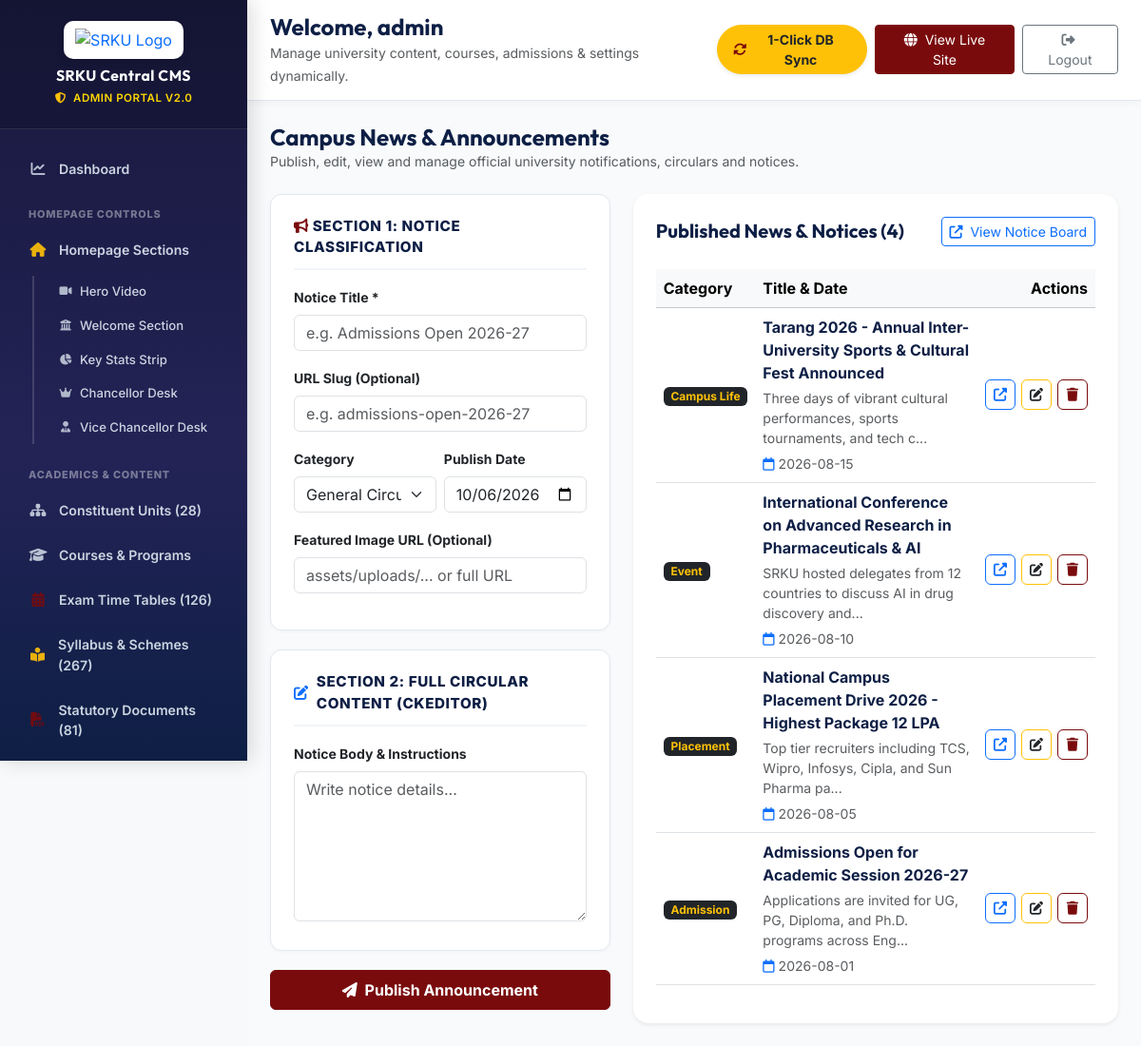
The app's page /admin/manage_news.php (signed in) with its own data.
### tables this page shows
CREATE TABLE `news` (
  `id` int(11) NOT NULL AUTO_INCREMENT,
  `title` varchar(255) NOT NULL,
  `slug` varchar(191) DEFAULT NULL,
  `content` longtext DEFAULT NULL,
  `category` varchar(50) DEFAULT 'Announcement',
  `publish_date` date DEFAULT NULL,
  `image_url` varchar(255) DEFAULT NULL,
  `is_ticker` tinyint(1) DEFAULT 0,
  `created_at` timestamp NOT NULL DEFAULT current_timestamp(),
  PRIMARY KEY (`id`)
);

### includes/functions.php (called while the page is built, shortened)
<?php
function sanitize($data) {
    return htmlspecialchars(trim((string)$data), ENT_QUOTES, 'UTF-8', false);
}
    ?>

### admin/manage_news.php (the view, shortened to what this page needs)
<?php
require_once __DIR__ . '/header.php';
$pdo = getDBConnection();
$editNews = null;
$news = $pdo->query("SELECT * FROM news ORDER BY id DESC")->fetchAll();
?>
<div class="d-flex justify-content-between align-items-center mb-4">
    <div>
        <h3 class="h4 fw-bold text-navy mb-0">Campus News &amp; Announcements</h3>
        <p class="text-muted small mb-0">Publish, edit, view and manage official university notifications, circulars and notices.</p>
    </div>
</div>
<div class="row g-4">
    <div class="col-12 col-lg-5">
        <form action="manage_news.php" method="POST">
            <div class="admin-form-section">
                <div class="admin-form-section-title d-flex justify-content-between align-items-center">
                    <span>
                        <i class="fas <?php echo $editNews ? 'fa-edit text-warning' : 'fa-bullhorn text-danger'; ?>"></i>
                        <?php echo $editNews ? 'Edit Notice #' . $editNews['id'] : 'Section 1: Notice Classification'; ?>
                    </span>
                </div>
                <div class="mb-3">
                    <label class="form-label fw-bold text-dark small">Notice Title *</label>
                    <input type="text" name="title" class="form-control" placeholder="e.g. Admissions Open 2026-27" value="<?php echo $editNews ? sanitize($editNews['title']) : ''; ?>" required>
                </div>
                <div class="mb-3">
                    <label class="form-label fw-bold text-dark small">URL Slug (Optional)</label>
                    <input type="text" name="slug" class="form-control" placeholder="e.g. admissions-open-2026-27" value="<?php echo $editNews ? sanitize($editNews['slug'] ?? '') : ''; ?>">
                </div>
                <div class="row g-2 mb-3">
                    <div class="col-6">
                        <label class="form-label fw-bold text-dark small">Category</label>
                        <select name="category" class="form-select">
                            <?php
                            $categories = [
                                'Admission' => 'Admission',
                                'Placement' => 'Placement Drive',
                                'Examination' => 'Examination',
                                'Event' => 'Event',
                                'Campus Life' => 'Campus Life',
                                'Announcement' => 'General Circular'
                            ];
                            $currCat = $editNews['category'] ?? 'Announcement';
                            foreach ($categories as $catKey => $catLabel):
                            ?>
                                <option value="<?php echo $catKey; ?>" <?php echo ($currCat === $catKey) ? 'selected' : ''; ?>>
                                    <?php echo $catLabel; ?>
                                </option>
                            <?php endforeach; ?>
                        </select>
                    </div>
                    <div class="col-6">
                        <label class="form-label fw-bold text-dark small">Publish Date</label>
                        <input type="date" name="publish_date" class="form-control" value="<?php echo $editNews ? $editNews['publish_date'] : date('Y-m-d'); ?>">
                    </div>
                </div>
                <div class="mb-3">
                    <label class="form-label fw-bold text-dark small">Featured Image URL (Optional)</label>
                    <input type="text" name="image_url" class="form-control" placeholder="assets/uploads/... or full URL" value="<?php echo $editNews ? sanitize($editNews['image_url'] ?? '') : ''; ?>">
                </div>
            </div>
            <div class="admin-form-section">
                <div class="admin-form-section-title">
                    <i class="fas fa-edit text-primary"></i> Section 2: Full Circular Content (CKEditor)
                </div>
                <div class="mb-2">
                    <label class="form-label fw-bold text-dark small mb-2">Notice Body &amp; Instructions</label>
                    <textarea name="content" class="form-control rich-editor" rows="6" placeholder="Write notice details..."><?php echo $editNews ? htmlspecialchars($editNews['content'] ?? '') : ''; ?></textarea>
                </div>
            </div>
            <div class="d-flex gap-2">
                <button type="submit" name="save_news" class="btn <?php echo $editNews ? 'btn-warning text-dark fw-bold' : 'btn-danger text-white fw-bold'; ?> flex-grow-1 py-2">
                    <i class="fas <?php echo $editNews ? 'fa-save' : 'fa-paper-plane'; ?> me-1"></i>
                    <?php echo $editNews ? 'Update Notice' : 'Publish Announcement'; ?>
                </button>
            </div>
        </form>
    </div>
    <div class="col-12 col-lg-7">
        <div class="card border-0 shadow-sm rounded-4 p-4">
            <div class="d-flex justify-content-between align-items-center mb-4">
                <h4 class="h5 fw-bold text-navy mb-0">Published News &amp; Notices (<?php echo count($news); ?>)</h4>
                <a href="<?php echo BASE_URL; ?>news.php" target="_blank" class="btn btn-sm btn-outline-primary">
                    <i class="fas fa-external-link-alt me-1"></i> View Notice Board
                </a>
            </div>
            <div class="table-responsive">
                <table class="table table-hover align-middle mb-0">
                    <thead class="table-light">
                        <tr>
                            <th>Category</th>
                            <th>Title &amp; Date</th>
                            <th class="text-end">Actions</th>
                        </tr>
                    </thead>
                    <tbody>
                        <?php if (!empty($news)): ?>
                            <?php foreach ($news as $n): ?>
                                <tr class="<?php echo ($editNews && $editNews['id'] == $n['id']) ? 'table-warning' : ''; ?>">
                                    <td>
                                        <span class="badge bg-dark text-warning"><?php echo sanitize($n['category']); ?></span>
                                    </td>
                                    <td>
                                        <strong class="text-navy d-block mb-1"><?php echo sanitize($n['title']); ?></strong>
                                        <small class="text-muted d-block mb-1"><?php echo substr(strip_tags($n['content'] ?? ''), 0, 75) . '...'; ?></small>
                                        <small class="text-muted"><i class="far fa-calendar me-1 text-primary"></i><?php echo sanitize($n['publish_date']); ?></small>
                                    </td>
                                    <td class="text-end text-nowrap">
                                        <div class="action-btn-group d-flex justify-content-end gap-1">
                                            <a href="<?php echo BASE_URL; ?>news-detail.php?id=<?php echo $n['id']; ?>" target="_blank" class="btn btn-sm btn-outline-primary" title="View Notice on Frontend">
                                                <i class="fas fa-external-link-alt"></i>
                                            </a>
                                            <a href="manage_news.php?action=edit&id=<?php echo $n['id']; ?>" class="btn btn-sm btn-outline-warning text-dark" title="Edit Notice">
                                                <i class="fas fa-edit"></i>
                                            </a>
                                            <a href="manage_news.php?action=delete&id=<?php echo $n['id']; ?>" onclick="return confirm('Are you sure you want to delete this notice?');" class="btn btn-sm btn-outline-danger" title="Delete">
                                                <i class="fas fa-trash"></i>
                                            </a>
                                        </div>
                                    </td>
                                </tr>
                            <?php endforeach; ?>
                        <?php else: ?>
                            <tr><td colspan="3" class="text-center text-muted py-4">No news notices recorded yet.</td></tr>
                        <?php endif; ?>
                    </tbody>
                </table>
            </div>
        </div>
    </div>
</div>
<?php require_once __DIR__ . '/footer.php'; ?>

### admin/header.php (style rules this page uses)
.action-btn-group { display: inline-flex !important; flex-direction: row !important; align-items: center !important; justify-content: flex-end !important; gap: 6px !important; flex-wrap: nowrap !important; white-space: nowrap !important; }
.action-btn-group .btn { display: inline-flex !important; align-items: center !important; justify-content: center !important; width: 32px !important; height: 32px !important; padding: 0 !important; border-radius: 6px !important; flex-shrink: 0 !important; line-height: 1 !important; }
table td.text-nowrap, table th.text-nowrap { white-space: nowrap !important; }
.admin-form-section { background: #ffffff; border-radius: 12px; border: 1px solid #e2e8f0; padding: 22px 24px; margin-bottom: 20px; box-shadow: 0 1px 4px rgba(0,0,0,0.03); }
.admin-form-section-title { font-size: 0.95rem; font-weight: 800; color: var(--srku-blue); text-transform: uppercase; letter-spacing: 0.6px; margin-bottom: 16px; padding-bottom: 10px; border-bottom: 2px solid #f1f5f9; display: flex; align-items: center; gap: 8px; }

### records on screen
news: category "Campus Life", title "Tarang 2026 - Annual Inter-University Sports & Cultural Fest Announced", content "Three days of vibrant cultural performances, sports tournaments, and tech c", publish_date "2026-08-15"
news: category "Event", title "International Conference on Advanced Research in Pharmaceuticals & AI", content "SRKU hosted delegates from 12 countries to discuss AI in drug discovery and", publish_date "2026-08-10"
news: category "Placement", title "National Campus Placement Drive 2026 - Highest Package 12 LPA", content "Top tier recruiters including TCS, Wipro, Infosys, Cipla, and Sun Pharma pa", publish_date "2026-08-05"
news: category "Admission", title "Admissions Open for Academic Session 2026-27", content "Applications are invited for UG, PG, Diploma, and Ph.D. programs across Eng", publish_date "2026-08-01"

### other values on screen
$deptsCountBadge "28"
$timetablesCountBadge "126"
$syllabusCountBadge "267"
$documentsCountBadge "81"
$_SESSION['admin_user'] "admin"
count($news) "4"
form field category "General Circular"
